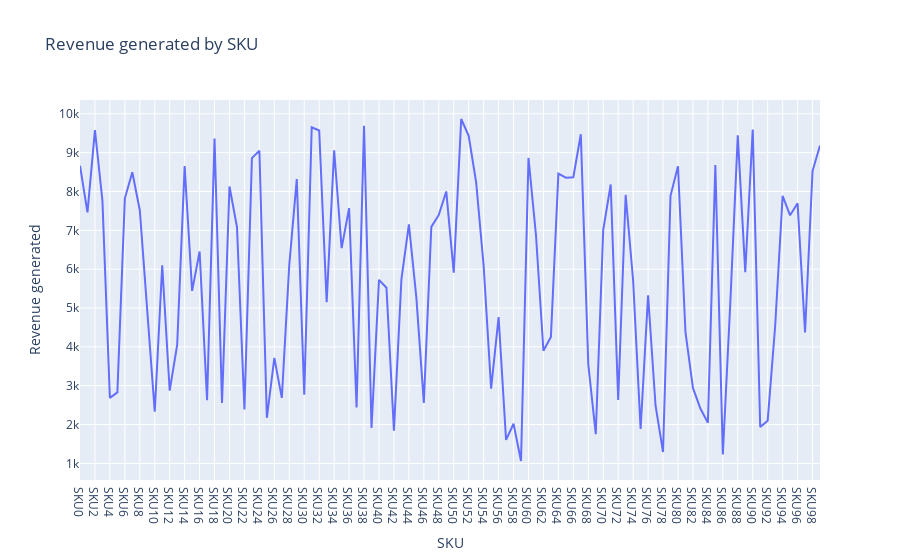

The cell this chart's notebook holds for it:
### Code cell
revenue_chart=px.line(df,x='SKU',y="Revenue generated",title="Revenue generated by SKU")
revenue_chart.show()

### Figure 1 — Plotly figure (JSON) as saved in the notebook; plotly's stock layout.template omitted (floating-point values rounded to 4 significant figures)
{"data": [{"hovertemplate": "SKU=%{x}<br>Revenue generated=%{y}<extra></extra>", "legendgroup": "", "line": {"color": "#636efa", "dash": "solid"}, "marker": {"symbol": "circle"}, "mode": "lines", "name": "", "orientation": "v", "showlegend": false, "type": "scatter", "x": ["SKU0", "SKU1", "SKU2", "SKU3", "SKU4", "SKU5", "SKU6", "SKU7", "SKU8", "SKU9", "SKU10", "SKU11", "SKU12", "SKU13", "SKU14", "SKU15", "SKU16", "SKU17", "SKU18", "SKU19", "SKU20", "SKU21", "SKU22", "SKU23", "SKU24", "SKU25", "SKU26", "SKU27", "SKU28", "SKU29", "SKU30", "SKU31", "SKU32", "SKU33", "SKU34", "SKU35", "SKU36", "SKU37", "SKU38", "SKU39", "SKU40", "SKU41", "SKU42", "SKU43", "SKU44", "SKU45", "SKU46", "SKU47", "SKU48", "SKU49", "SKU50", "SKU51", "SKU52", "SKU53", "SKU54", "SKU55", "SKU56", "SKU57", "SKU58", "SKU59", "SKU60", "SKU61", "SKU62", "SKU63", "SKU64", "SKU65", "SKU66", "SKU67", "SKU68", "SKU69", "SKU70", "SKU71", "SKU72", "SKU73", "SKU74", "SKU75", "SKU76", "SKU77", "SKU78", "SKU79", "SKU80", "SKU81", "SKU82", "SKU83", "SKU84", "SKU85", "SKU86", "SKU87", "SKU88", "SKU89", "SKU90", "SKU91", "SKU92", "SKU93", "SKU94", "SKU95", "SKU96", "SKU97", "SKU98", "SKU99"], "xaxis": "x", "y": [8662.0, 7461.0, 9578.0, 7767.0, 2687.0, 2828.0, 7823.0, 8496.0, 7517.0, 4971.0, 2331.0, 6100.0, 2874.0, 4053.0, 8654.0, 5442.0, 6454.0, 2629.0, 9365.0, 2553.0, 8128.0, 7087.0, 2391.0, 8858.0, 9049.0, 2175.0, 3716.0, 2686.0, 6117.0, 8319.0, 2766.0, 9655.0, 9572.0, 5150.0, 9062.0, 6541.0, 7573.0, 2438.0, 9692.0, 1912.0, 5725.0, 5521.0, 1840.0, 5737.0, 7152.0, 5268.0, 2557.0, 7089.0, 7397.0, 8002.0, 5911.0, 9866.0, 9436.0, 8232.0, 6088.0, 2926.0, 4767.0, 1606.0, 2021.0, 1062.0, 8864.0, 6886.0, 3900.0, 4257.0, 8459.0, 8355.0, 8368.0, 9474.0, 3550.0, 1752.0, 7015.0, 8180.0, 2633.0, 7911.0, 5710.0, 1889.0, 5328.0, 2484.0, 1292.0, 7889.0, 8652.0, 4384.0, 2943.0, 2412.0, 2048.0, 8685.0, 1230.0, 5134.0, 9445.0, 5925.0, 9593.0, 1935.0, 2100.0, 4531.0, 7888.0, 7386.0, 7698.0, 4371.0, 8526.0, 9185.0], "yaxis": "y"}], "layout": {"autosize": true, "legend": {"tracegroupgap": 0}, "title": {"text": "Revenue generated by SKU"}, "xaxis": {"anchor": "y", "autorange": true, "domain": [0, 1], "range": [0, 99], "title": {"text": "SKU"}, "type": "category"}, "yaxis": {"anchor": "x", "autorange": true, "domain": [0, 1], "range": [572.5, 10360.0], "title": {"text": "Revenue generated"}, "type": "linear"}}}
